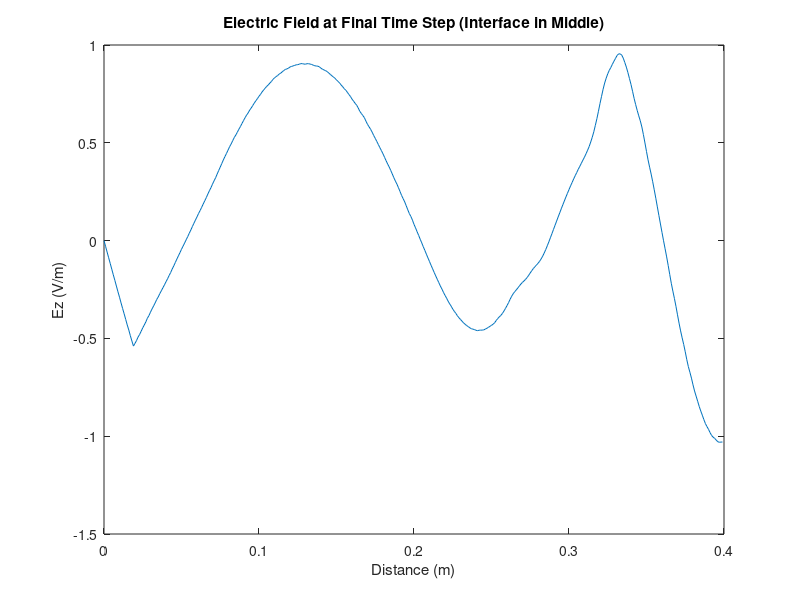

Write MATLAB code to recreate this figure. (Note: this script raises an error after producing the figure.)
% =========================================================================
% task3_interface.m — Single Dielectric Interface (Reflection/Transmission)
% =========================================================================
% Domain split: left (εr=1, free space) | right (εr=4, dielectric)
% Validates reflection coefficient Γ and transmission coefficient T
% against analytical Fresnel equations.
% =========================================================================

clear; clc; close all;

c0  = 3e8;
mu0 = 4*pi*1e-7;
eps0 = 1/(mu0*c0^2);

Nz = 400;  dz = 1e-3;
z  = (0:Nz-1)*dz;
dt = dz/(2*c0);
Nt = 1500;

%% Material: two-region domain
eps_r1 = 1;   eps_r2 = 4;
eps_r  = [eps_r1*ones(1, Nz/2), eps_r2*ones(1, Nz/2)];
eps    = eps_r * eps0;
sigma  = zeros(1, Nz);

Ez = zeros(1,Nz);  Hy = zeros(1,Nz);
Ez_history = zeros(Nt, Nz);

f = 1e9;  omega = 2*pi*f;  source_pos = 20;

%% FDTD Loop
for n = 1:Nt
    for k = 1:Nz-1
        Hy(k) = Hy(k) - (dt/(mu0*dz))*(Ez(k+1)-Ez(k));
    end
    for k = 2:Nz-1
        coeff = dt*sigma(k)/(2*eps(k));
        Ez(k) = (1-coeff)/(1+coeff)*Ez(k) ...
              - (dt/(eps(k)*dz))/(1+coeff)*(Hy(k)-Hy(k-1));
    end
    Ez(Nz) = Ez(Nz-1);  % ABC
    Ez(source_pos) = Ez(source_pos) + sin(omega*n*dt);
    Ez_history(n,:) = Ez;
end

%% E-field at final time step
figure;
plot(z, Ez);
xlabel('Distance (m)'); ylabel('Ez (V/m)');
title('Electric Field at Final Time Step (Interface in Middle)');
xline(z(Nz/2), '--r', 'Interface', 'LabelVerticalAlignment','bottom');

%% Theoretical reflection/transmission coefficients
eta1  = sqrt(mu0 / (eps_r1*eps0));
eta2  = sqrt(mu0 / (eps_r2*eps0));
Gamma = (eta2 - eta1) / (eta2 + eta1);
T     = 2*eta2 / (eta2 + eta1);

fprintf('\n--- Reflection Analysis ---\n');
fprintf('Theoretical Gamma: %.3f\n', Gamma);
fprintf('Theoretical T    : %.3f\n', T);
fprintf('Reflectance |Γ|² : %.3f\n', Gamma^2);
